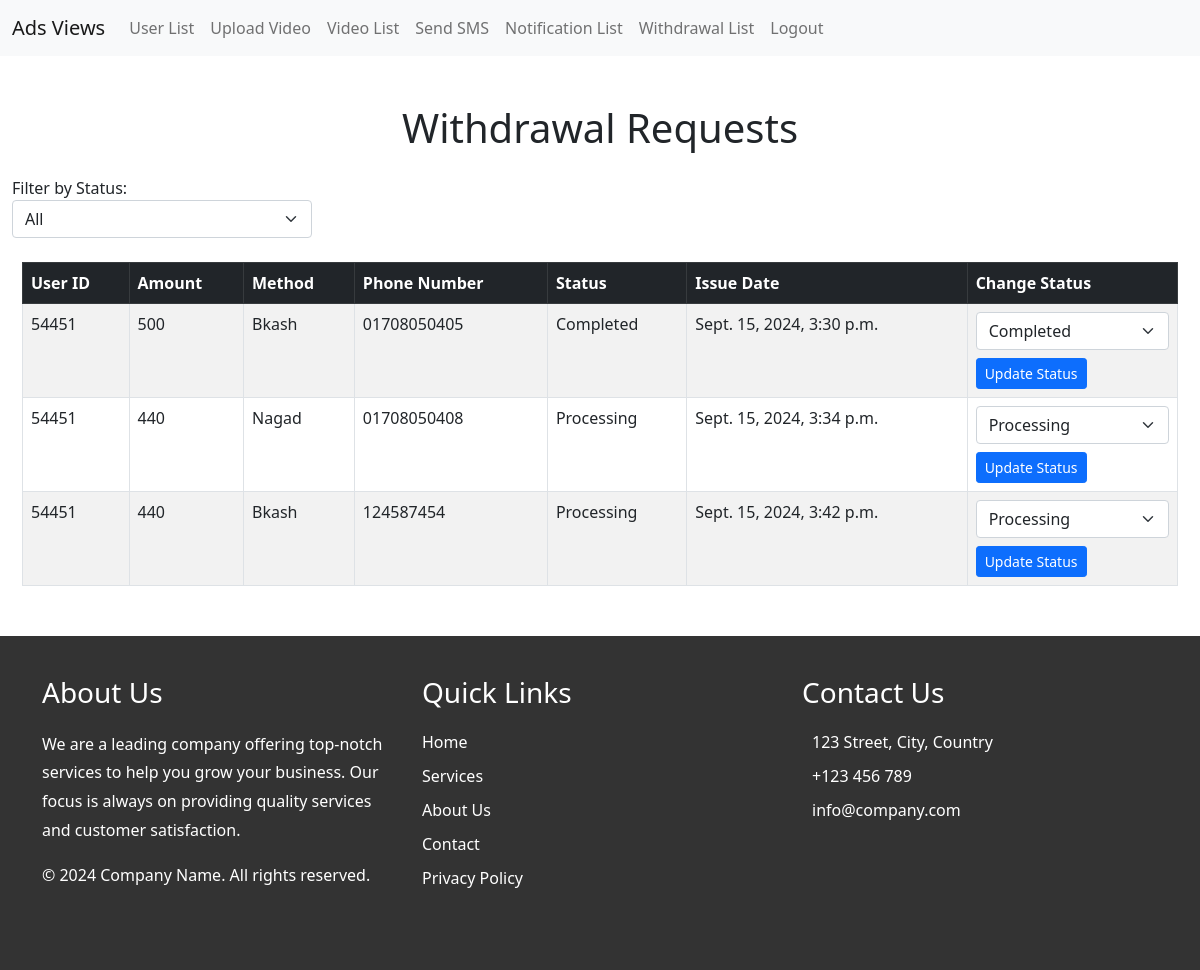
The page /withdrawals/ (signed in) on the database its author committed.
### ads_app/models.py (models this page shows, shortened)
class Withdrawal(models.Model):
    STATUS_CHOICES = [
        ("pending", "Pending"),
        ("processing", "Processing"),
        ("completed", "Completed"),
        ("canceled", "Canceled"),
    ]
    user = models.ForeignKey(User, on_delete=models.CASCADE)
    amount = models.IntegerField()
    withdrawal_method = models.CharField(
        max_length=50, choices=[("bkash", "Bkash"), ("nagad", "Nagad")]
    )
    phone_number = models.CharField(max_length=15)
    status = models.CharField(max_length=10, choices=STATUS_CHOICES, default="pending")
    created_at = models.DateTimeField(auto_now_add=True)

class User(AbstractUser):
    STATUS_CHOICES = [
        ('pending', 'Pending'),
        ('checking', 'Checking'),
        ('active', 'Active'),
    ]
    unique_id = models.CharField(max_length=5, unique=True, editable=False)
    phone = models.CharField(max_length=15)
    address = models.CharField(max_length=255)
    city = models.CharField(max_length=100)
    zip_code = models.CharField(max_length=20)
    country = models.CharField(max_length=100)
    username = None
    email = models.EmailField(unique=True)
    status = models.CharField(max_length=10, choices=STATUS_CHOICES, default='pending')
    USERNAME_FIELD = 'email'  # Use email as the username
    REQUIRED_FIELDS = ['first_name', 'last_name', 'phone', 'address', 'city', 'zip_code', 'country']  # Fields required for superuser creation
    objects = CustomUserManager()  # Use the custom manager

### ads_app/views.py (the view, shortened to what this page needs)
# urls.py: path('withdrawals/', views.admin_withdrawal_view, name='admin_withdrawal_view'),
@user_passes_test(is_superuser)
def admin_withdrawal_view(request):
    status_filter = request.GET.get("status_filter")
    withdrawals = Withdrawal.objects.all()
    if status_filter:
        withdrawals = withdrawals.filter(status=status_filter)
    context = {
        "withdrawals": withdrawals,
        "status_filter": status_filter,
    }
    return render(request, "admin/admin_withdrawal.html", context)

### ads_app/views.py (called while the page is built)
def is_superuser(user):
    return user.is_superuser

### ads_app/templates/admin/admin_withdrawal.html (shortened to what this page needs)
{% extends "base.html" %}
{% block content %}
<div class="container-fluid mt-5">
    <h1 class="text-center mb-4">Withdrawal Requests</h1>
    <form method="GET" action="" class="mb-4">
        <label for="filter">Filter by Status:</label>
        <select name="status_filter" class="form-select" style="max-width: 300px;" onchange="this.form.submit()">
            <option value="">All</option>
        </select>
    </form>
    <div class="table-responsive">
        <table class="table table-bordered table-striped" style="width: calc(100% - 20px); margin: 0 10px;">
            <thead class="table-dark">
                <tr>
                    <th>User ID</th>
                    <th>Amount</th>
                    <th>Method</th>
                    <th>Phone Number</th>
                    <th>Status</th>
                    <th>Issue Date</th>
                    <th>Change Status</th>
                </tr>
            </thead>
            <tbody>
                {% for withdrawal in withdrawals %}
                <tr>
                    <td>{{ withdrawal.user.unique_id }}</td>
                    <td>{{ withdrawal.amount }}</td>
                    <td>{{ withdrawal.get_withdrawal_method_display }}</td>
                    <td>{{ withdrawal.phone_number }}</td>
                    <td>{{ withdrawal.get_status_display }}</td>
                    <td>{{ withdrawal.created_at }}</td>
                    <td>
                        <form method="POST" action="">
                            <select name="new_status" class="form-select">
                                <option value="processing" {% if withdrawal.status == 'processing' %}selected{% endif %}>Processing</option>
                                <option value="completed" {% if withdrawal.status == 'completed' %}selected{% endif %}>Completed</option>
                            </select>
                            <button type="submit" class="btn btn-primary btn-sm mt-2">Update Status</button>
                        </form>
                    </td>
                </tr>
                {% empty %}
                <tr>
                    <td colspan="7" class="text-center">No withdrawal requests found.</td>
                </tr>
                {% endfor %}
            </tbody>
        </table>
    </div>
</div>
{% endblock content %}

### rows shown on the page
Withdrawal: user.unique_id "54451", amount "500", withdrawal_method "Bkash", phone_number "01708050405", status "Completed", created_at "Sept. 15, 2024, 3:30 p.m.", new_status "Completed"
Withdrawal: user.unique_id "54451", amount "440", withdrawal_method "Nagad", phone_number "01708050408", status "Processing", created_at "Sept. 15, 2024, 3:34 p.m.", new_status "Processing"
Withdrawal: user.unique_id "54451", amount "440", withdrawal_method "Bkash", phone_number "124587454", status "Processing", created_at "Sept. 15, 2024, 3:42 p.m.", new_status "Processing"
